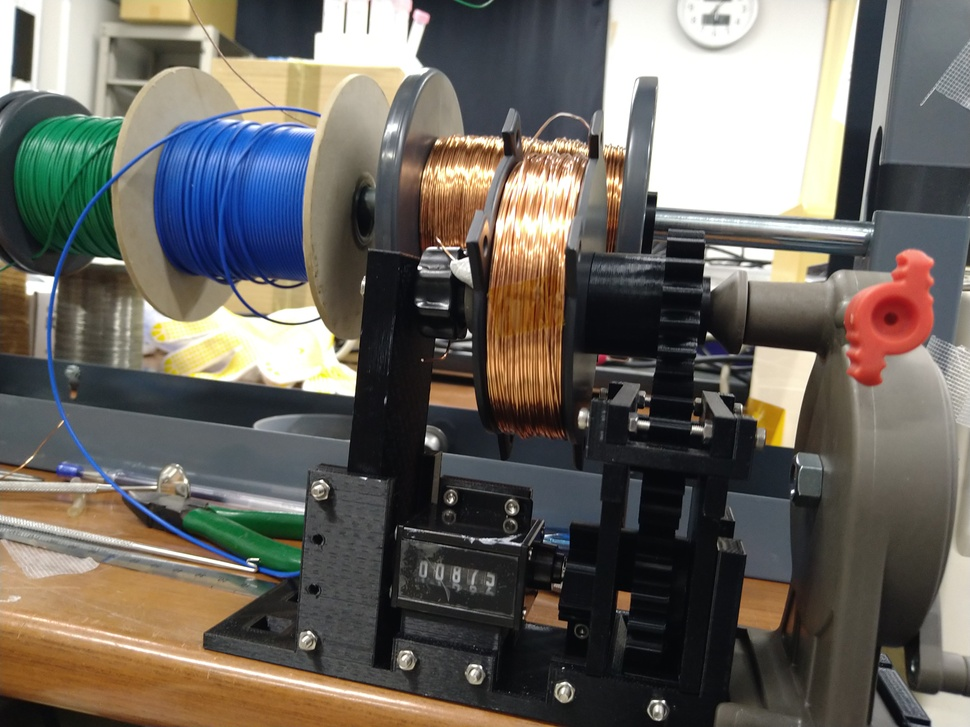
#> input picture public/images/DSC_1317.JPG, 970 x 727 px, shrunk from 4000 x 3000 before the run, given in place of tks2026_tus_bpf1-10_binauto.jpg, which was not available
$ python colorize_grayscale.py
#> lines starting #> are read from the running program, lines starting #| are printed output that depends on the picture; pictures that were not available may be replaced by others from this repository, and a replacement may not be noted
import cv2
import numpy as np

INPUT_IMAGE = "tks2026_tus_bpf1-10_binauto.jpg"
OUTPUT_IMAGE = "output_colored.png"

# Example: black -> #000000, white -> #ff0000
COLOR_BLACK = "#000088"
COLOR_WHITE = "#ffffff"


def hex_to_rgb(hex_color: str) -> np.ndarray:
    """Convert #RRGGBB to RGB array([R, G, B], dtype=float32)."""
    code = hex_color.strip().lstrip("#")
    if len(code) != 6:
        raise ValueError(f"Invalid color code: {hex_color}")
    return np.array(
        [int(code[0:2], 16), int(code[2:4], 16), int(code[4:6], 16)], dtype=np.float32
    )


def colorize_grayscale(
    gray: np.ndarray, color_black: np.ndarray, color_white: np.ndarray
) -> np.ndarray:
    """Map gray(0-255) to colors by linear interpolation between two RGB colors."""
    t = gray.astype(np.float32) / 255.0
    colored_rgb = color_black + (color_white - color_black) * t[..., None]
    colored_rgb = np.clip(colored_rgb, 0, 255).astype(np.uint8)

    # OpenCV uses BGR channel order for writing image files.
    return cv2.cvtColor(colored_rgb, cv2.COLOR_RGB2BGR)


def main() -> None:
    gray = cv2.imread(INPUT_IMAGE, cv2.IMREAD_GRAYSCALE)
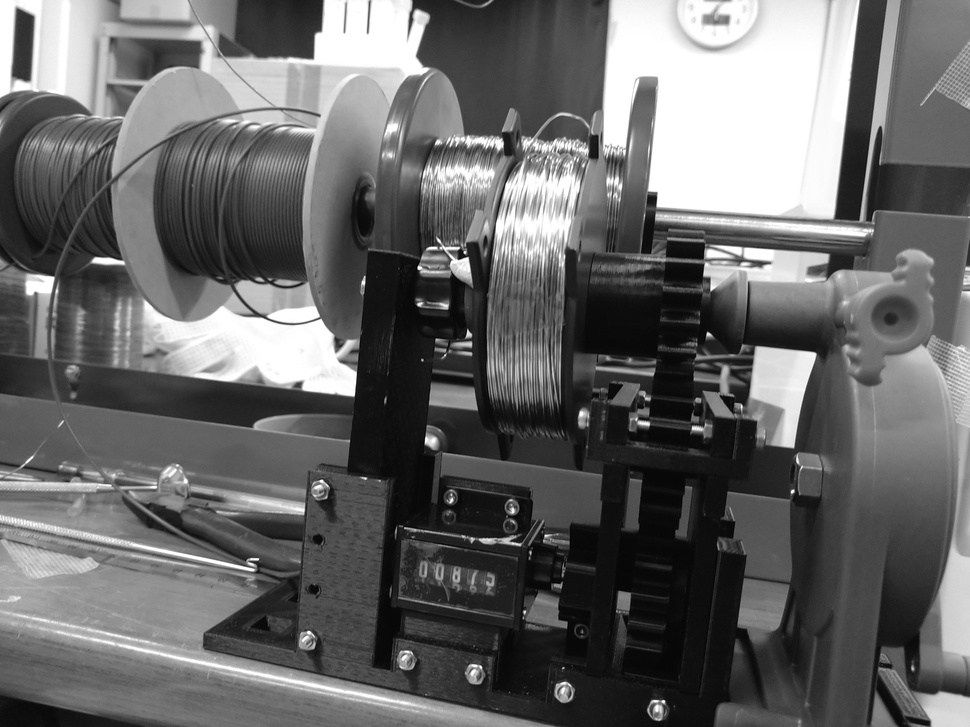
#> gray: shape (727, 970); min 0, max 255, mean 103.7
    if gray is None:
        raise FileNotFoundError(f"Input image not found: {INPUT_IMAGE}")

    c0 = hex_to_rgb(COLOR_BLACK)
    c1 = hex_to_rgb(COLOR_WHITE)

    result = colorize_grayscale(gray, c0, c1)
#> in colorize_grayscale, `colored_rgb = color_black + (color_white - color_black) * t[..., None]`:
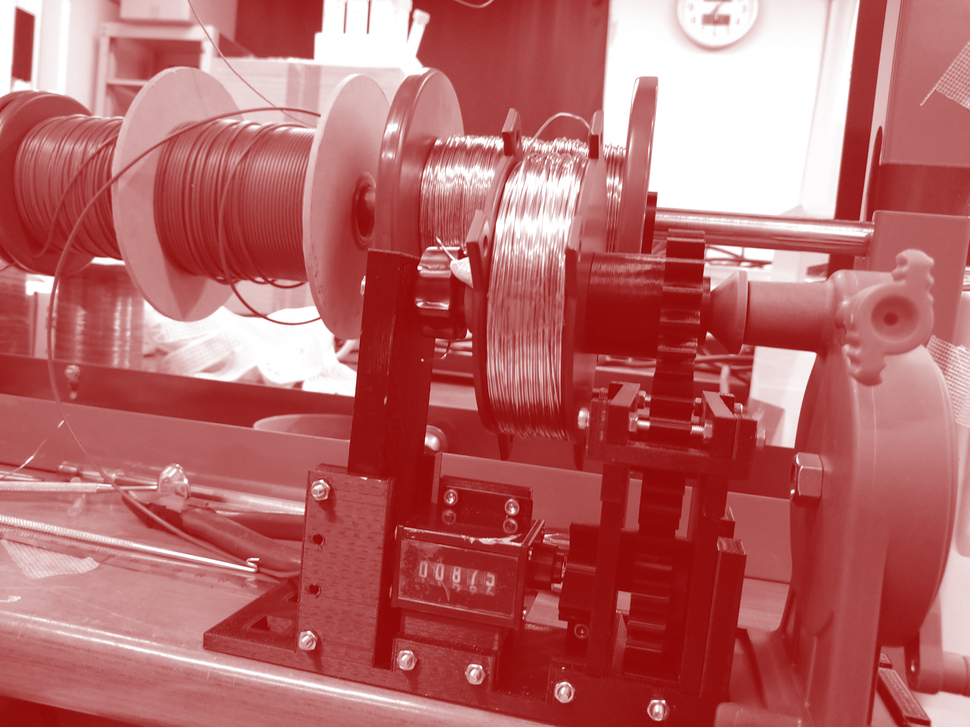
#> colored_rgb: shape (727, 970, 3) float32; mean of channels 0, 1, 2 103.7, 103.7, 184.5; drawn as B, G, R
    cv2.imwrite(OUTPUT_IMAGE, result)
    print(f"Saved: {OUTPUT_IMAGE}")


if __name__ == "__main__":
    main()

$ run again, on public/images/DSC_1372.JPG
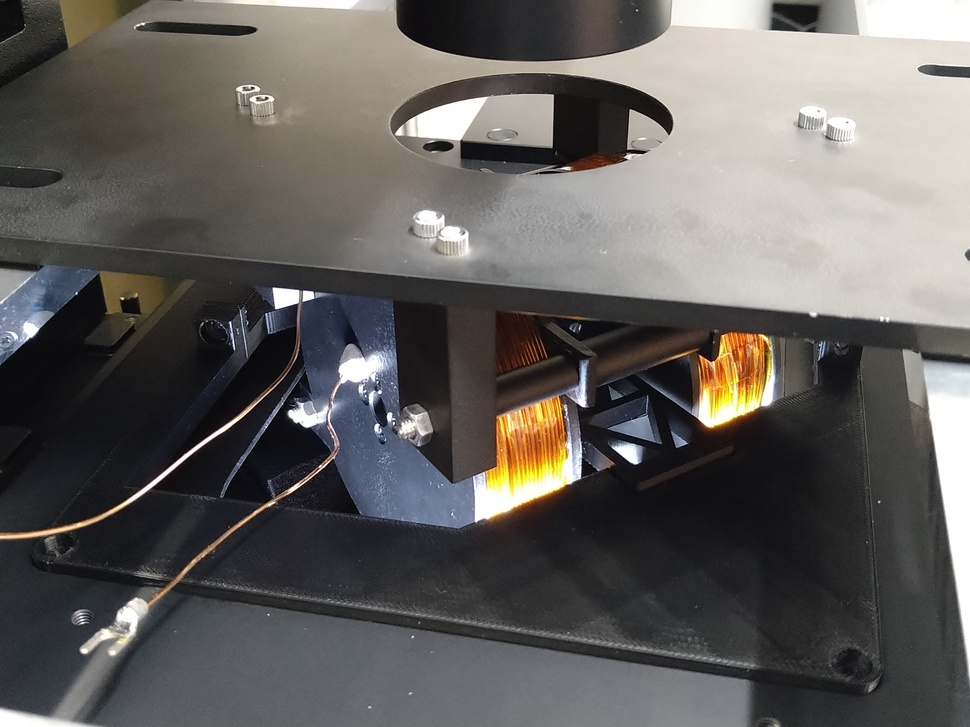
#> input picture public/images/DSC_1372.JPG, 970 x 727 px, shrunk from 4000 x 3000 before the run, given in place of tks2026_tus_bpf1-10_binauto.jpg, which was not available
#> in main, `gray = cv2.imread(INPUT_IMAGE, cv2.IMREAD_GRAYSCALE)`:
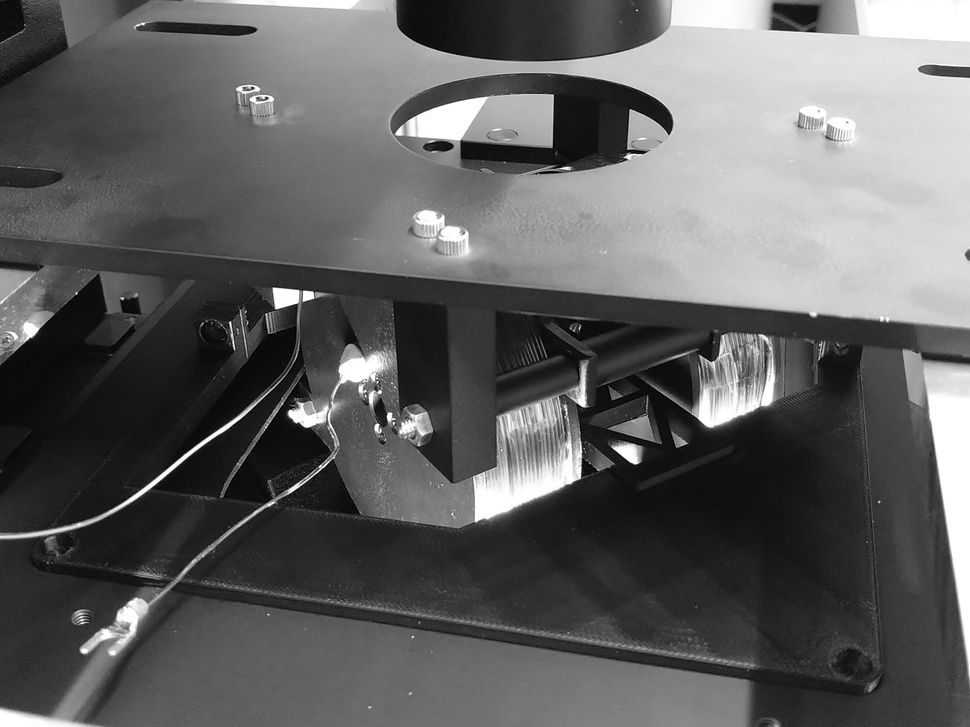
#> gray: shape (727, 970); min 0, max 255, mean 96.4
#> in colorize_grayscale, `colored_rgb = color_black + (color_white - color_black) * t[..., None]`:
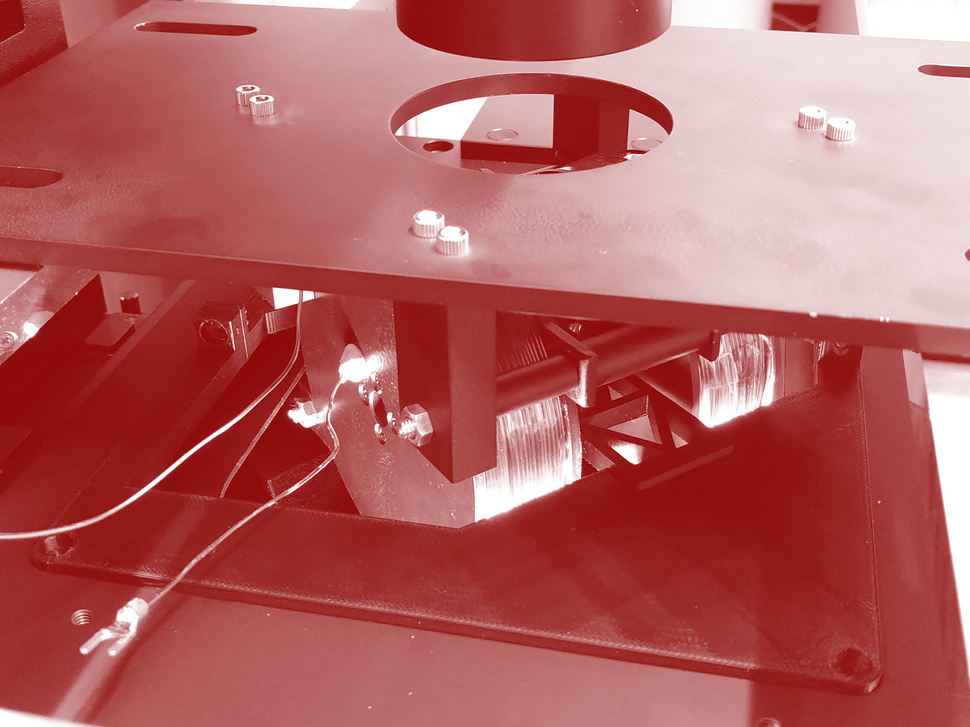
#> colored_rgb: shape (727, 970, 3) float32; mean of channels 0, 1, 2 96.4, 96.4, 181; drawn as B, G, R
